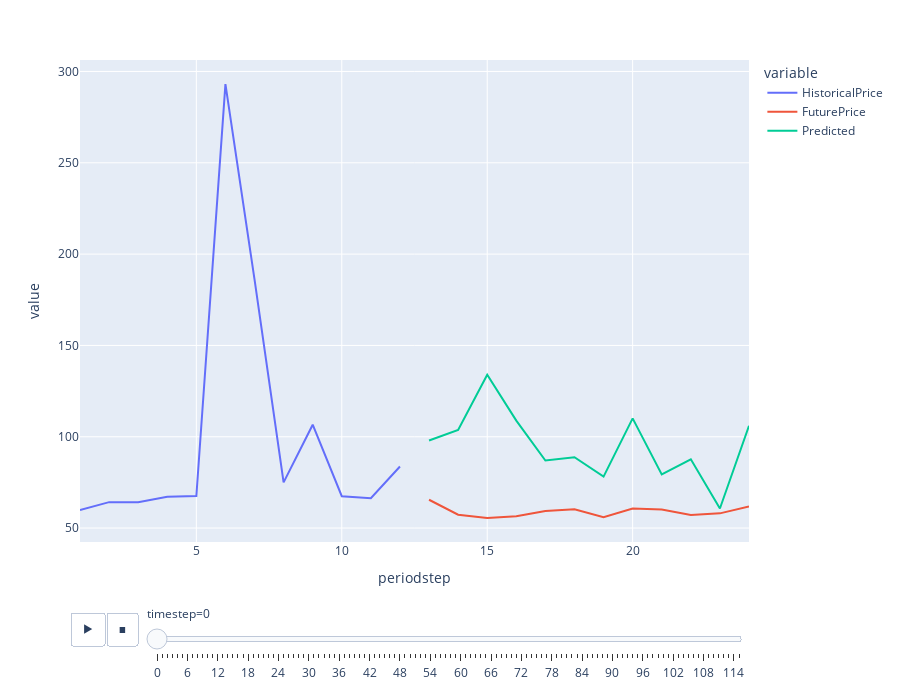

Notebook code for this chart:
### Code cell
import plotly.express as px

fig = px.line(ddf, x="periodstep", y=["HistoricalPrice", "FuturePrice", "Predicted"], animation_frame="timestep")
fig.update_layout(height=700)  
fig.layout.updatemenus[0].buttons[0].args[1]['frame']['duration'] = 2000
fig.show()

### Figure 1 — Plotly figure (JSON) as saved in the notebook; plotly's stock layout.template omitted (floating-point values rounded to 4 significant figures)
{"data": [{"hovertemplate": "variable=HistoricalPrice<br>timestep=0<br>periodstep=%{x}<br>value=%{y}<extra></extra>", "legendgroup": "HistoricalPrice", "line": {"color": "#636efa", "dash": "solid"}, "marker": {"symbol": "circle"}, "mode": "lines", "name": "HistoricalPrice", "orientation": "v", "showlegend": true, "type": "scatter", "x": [1, 2, 3, 4, 5, 6, 7, 8, 9, 10, 11, 12, 13, 14, 15, 16, 17, 18, 19, 20, 21, 22, 23, 24], "xaxis": "x", "y": [59.91, 64.2, 64.15, 67.2, 67.58, 293.1, 186.2, 75, 106.6, 67.44, 66.31, 83.71, null, null, null, null, null, null, null, null, null, null, null, null], "yaxis": "y"}, {"hovertemplate": "variable=FuturePrice<br>timestep=0<br>periodstep=%{x}<br>value=%{y}<extra></extra>", "legendgroup": "FuturePrice", "line": {"color": "#EF553B", "dash": "solid"}, "marker": {"symbol": "circle"}, "mode": "lines", "name": "FuturePrice", "orientation": "v", "showlegend": true, "type": "scatter", "x": [1, 2, 3, 4, 5, 6, 7, 8, 9, 10, 11, 12, 13, 14, 15, 16, 17, 18, 19, 20, 21, 22, 23, 24], "xaxis": "x", "y": [null, null, null, null, null, null, null, null, null, null, null, null, 65.51, 57.34, 55.57, 56.42, 59.36, 60.26, 55.97, 60.71, 60.15, 57.11, 58.05, 61.79], "yaxis": "y"}, {"hovertemplate": "variable=Predicted<br>timestep=0<br>periodstep=%{x}<br>value=%{y}<extra></extra>", "legendgroup": "Predicted", "line": {"color": "#00cc96", "dash": "solid"}, "marker": {"symbol": "circle"}, "mode": "lines", "name": "Predicted", "orientation": "v", "showlegend": true, "type": "scatter", "x": [1, 2, 3, 4, 5, 6, 7, 8, 9, 10, 11, 12, 13, 14, 15, 16, 17, 18, 19, 20, 21, 22, 23, 24], "xaxis": "x", "y": [null, null, null, null, null, null, null, null, null, null, null, null, 97.92, 103.7, 134.0, 108.9, 87.0, 88.8, 78.16, 110.1, 79.39, 87.69, 60.73, 106.0], "yaxis": "y"}], "layout": {"height": 700, "legend": {"title": {"text": "variable"}, "tracegroupgap": 0}, "margin": {"t": 60}, "sliders": [{"active": 0, "currentvalue": {"prefix": "timestep="}, "len": 0.9, "pad": {"b": 10, "t": 60}, "steps": [{"args": [["0"], {"frame": {"duration": 0, "redraw": false}, "fromcurrent": true, "mode": "immediate", "transition": {"duration": 0, "easing": "linear"}}], "label": "0", "method": "animate"}, {"args": [["1"], {"frame": {"duration": 0, "redraw": false}, "fromcurrent": true, "mode": "immediate", "transition": {"duration": 0, "easing": "linear"}}], "label": "1", "method": "animate"}, {"args": [["2"], {"frame": {"duration": 0, "redraw": false}, "fromcurrent": true, "mode": "immediate", "transition": {"duration": 0, "easing": "linear"}}], "label": "2", "method": "animate"}, {"args": [["3"], {"frame": {"duration": 0, "redraw": false}, "fromcurrent": true, "mode": "immediate", "transition": {"duration": 0, "easing": "linear"}}], "label": "3", "method": "animate"}, {"args": [["4"], {"frame": {"duration": 0, "redraw": false}, "fromcurrent": true, "mode": "immediate", "transition": {"duration": 0, "easing": "linear"}}], "label": "4", "method": "animate"}, {"args": [["5"], {"frame": {"duration": 0, "redraw": false}, "fromcurrent": true, "mode": "immediate", "transition": {"duration": 0, "easing": "linear"}}], "label": "5", "method": "animate"}, {"args": [["6"], {"frame": {"duration": 0, "redraw": false}, "fromcurrent": true, "mode": "immediate", "transition": {"duration": 0, "easing": "linear"}}], "label": "6", "method": "animate"}, {"args": [["7"], {"frame": {"duration": 0, "redraw": false}, "fromcurrent": true, "mode": "immediate", "transition": {"duration": 0, "easing": "linear"}}], "label": "7", "method": "animate"}, {"args": [["8"], {"frame": {"duration": 0, "redraw": false}, "fromcurrent": true, "mode": "immediate", "transition": {"duration": 0, "easing": "linear"}}], "label": "8", "method": "animate"}, {"args": [["9"], {"frame": {"duration": 0, "redraw": false}, "fromcurrent": true, "mode": "immediate", "transition": {"duration": 0, "easing": "linear"}}], "label": "9", "method": "animate"}, {"args": [["10"], {"frame": {"duration": 0, "redraw": false}, "fromcurrent": true, "mode": "immediate", "transition": {"duration": 0, "easing": "linear"}}], "label": "10", "method": "animate"}, {"args": [["11"], {"frame": {"duration": 0, "redraw": false}, "fromcurrent": true, "mode": "immediate", "transition": {"duration": 0, "easing": "linear"}}], "label": "11", "method": "animate"}, {"args": [["12"], {"frame": {"duration": 0, "redraw": false}, "fromcurrent": true, "mode": "immediate", "transition": {"duration": 0, "easing": "linear"}}], "label": "12", "method": "animate"}, {"args": [["13"], {"frame": {"duration": 0, "redraw": false}, "fromcurrent": true, "mode": "immediate", "transition": {"duration": 0, "easing": "linear"}}], "label": "13", "method": "animate"}, {"args": [["14"], {"frame": {"duration": 0, "redraw": false}, "fromcurrent": true, "mode": "immediate", "transition": {"duration": 0, "easing": "linear"}}], "label": "14", "method": "animate"}, {"args": [["15"], {"frame": {"duration": 0, "redraw": false}, "fromcurrent": true, "mode": "immediate", "transition": {"duration": 0, "easing": "linear"}}], "label": "15", "method": "animate"}, {"args": [["16"], {"frame": {"duration": 0, "redraw": false}, "fromcurrent": true, "mode": "immediate", "transition": {"duration": 0, "easing": "linear"}}], "label": "16", "method": "animate"}, {"args": [["17"], {"frame": {"duration": 0, "redraw": false}, "fromcurrent": true, "mode": "immediate", "transition": {"duration": 0, "easing": "linear"}}], "label": "17", "method": "animate"}, {"args": [["18"], {"frame": {"duration": 0, "redraw": false}, "fromcurrent": true, "mode": "immediate", "transition": {"duration": 0, "easing": "linear"}}], "label": "18", "method": "animate"}, {"args": [["19"], {"frame": {"duration": 0, "redraw": false}, "fromcurrent": true, "mode": "immediate", "transition": {"duration": 0, "easing": "linear"}}], "label": "19", "method": "animate"}, {"args": [["20"], {"frame": {"duration": 0, "redraw": false}, "fromcurrent": true, "mode": "immediate", "transition": {"duration": 0, "easing": "linear"}}], "label": "20", "method": "animate"}, {"args": [["21"], {"frame": {"duration": 0, "redraw": false}, "fromcurrent": true, "mode": "immediate", "transition": {"duration": 0, "easing": "linear"}}], "label": "21", "method": "animate"}, {"args": [["22"], {"frame": {"duration": 0, "redraw": false}, "fromcurrent": true, "mode": "immediate", "transition": {"duration": 0, "easing": "linear"}}], "label": "22", "method": "animate"}, {"args": [["23"], {"frame": {"duration": 0, "redraw": false}, "fromcurrent": true, "mode": "immediate", "transition": {"duration": 0, "easing": "linear"}}], "label": "23", "method": "animate"}, {"args": [["24"], {"frame": {"duration": 0, "redraw": false}, "fromcurrent": true, "mode": "immediate", "transition": {"duration": 0, "easing": "linear"}}], "label": "24", "method": "animate"}, {"args": [["25"], {"frame": {"duration": 0, "redraw": false}, "fromcurrent": true, "mode": "immediate", "transition": {"duration": 0, "easing": "linear"}}], "label": "25", "method": "animate"}, {"args": [["26"], {"frame": {"duration": 0, "redraw": false}, "fromcurrent": true, "mode": "immediate", "transition": {"duration": 0, "easing": "linear"}}], "label": "26", "method": "animate"}, {"args": [["27"], {"frame": {"duration": 0, "redraw": false}, "fromcurrent": true, "mode": "immediate", "transition": {"duration": 0, "easing": "linear"}}], "label": "27", "method": "animate"}, {"args": [["28"], {"frame": {"duration": 0, "redraw": false}, "fromcurrent": true, "mode": "immediate", "transition": {"duration": 0, "easing": "linear"}}], "label": "28", "method": "animate"}, {"args": [["29"], {"frame": {"duration": 0, "redraw": false}, "fromcurrent": true, "mode": "immediate", "transition": {"duration": 0, "easing": "linear"}}], "label": "29", "method": "animate"}, {"args": [["30"], {"frame": {"duration": 0, "redraw": false}, "fromcurrent": true, "mode": "immediate", "transition": {"duration": 0, "easing": "linear"}}], "label": "30", "method": "animate"}, {"args": [["31"], {"frame": {"duration": 0, "redraw": false}, "fromcurrent": true, "mode": "immediate", "transition": {"duration": 0, "easing": "linear"}}], "label": "31", "method": "animate"}, {"args": [["32"], {"frame": {"duration": 0, "redraw": false}, "fromcurrent": true, "mode": "immediate", "transition": {"duration": 0, "easing": "linear"}}], "label": "32", "method": "animate"}, {"args": [["33"], {"frame": {"duration": 0, "redraw": false}, "fromcurrent": true, "mode": "immediate", "transition": {"duration": 0, "easing": "linear"}}], "label": "33", "method": "animate"}, {"args": [["34"], {"frame": {"duration": 0, "redraw": false}, "fromcurrent": true, "mode": "immediate", "transition": {"duration": 0, "easing": "linear"}}], "label": "34", "method": "animate"}, {"args": [["35"], {"frame": {"duration": 0, "redraw": false}, "fromcurrent": true, "mode": "immediate", "transition": {"duration": 0, "easing": "linear"}}], "label": "35", "method": "animate"}, {"args": [["36"], {"frame": {"duration": 0, "redraw": false}, "fromcurrent": true, "mode": "immediate", "transition": {"duration": 0, "easing": "linear"}}], "label": "36", "method": "animate"}, {"args": [["37"], {"frame": {"duration": 0, "redraw": false}, "fromcurrent": true, "mode": "immediate", "transition": {"duration": 0, "easing": "linear"}}], "label": "37", "method": "animate"}, {"args": [["38"], {"frame": {"duration": 0, "redraw": false}, "fromcurrent": true, "mode": "immediate", "transition": {"duration": 0, "easing": "linear"}}], "label": "38", "method": "animate"}, {"args": [["39"], {"frame": {"duration": 0, "redraw": false}, "fromcurrent": true, "mode": "immediate", "transition": {"duration": 0, "easing": "linear"}}], "label": "39", "method": "animate"}, {"args": [["40"], {"frame": {"duration": 0, "redraw": false}, "fromcurrent": true, "mode": "immediate", "transition": {"duration": 0, "easing": "linear"}}], "label": "40", "method": "animate"}, {"args": [["41"], {"frame": {"duration": 0, "redraw": false}, "fromcurrent": true, "mode": "immediate", "transition": {"duration": 0, "easing": "linear"}}], "label": "41", "method": "animate"}, {"args": [["42"], {"frame": {"duration": 0, "redraw": false}, "fromcurrent": true, "mode": "immediate", "transition": {"duration": 0, "easing": "linear"}}], "label": "42", "method": "animate"}, {"args": [["43"], {"frame": {"duration": 0, "redraw": false}, "fromcurrent": true, "mode": "immediate", "transition": {"duration": 0, "easing": "linear"}}], "label": "43", "method": "animate"}, {"args": [["44"], {"frame": {"duration": 0, "redraw": false}, "fromcurrent": true, "mode": "immediate", "transition": {"duration": 0, "easing": "linear"}}], "label": "44", "method": "animate"}, {"args": [["45"], {"frame": {"duration": 0, "redraw": false}, "fromcurrent": true, "mode": "immediate", "transition": {"duration": 0, "easing": "linear"}}], "label": "45", "method": "animate"}, {"args": [["46"], {"frame": {"duration": 0, "redraw": false}, "fromcurrent": true, "mode": "immediate", "transition": {"duration": 0, "easing": "linear"}}], "label": "46", "method": "animate"}, {"args": [["47"], {"frame": {"duration": 0, "redraw": false}, "fromcurrent": true, "mode": "immediate", "transition": {"duration": 0, "easing": "linear"}}], "label": "47", "method": "animate"}, {"args": [["48"], {"frame": {"duration": 0, "redraw": false}, "fromcurrent": true, "mode": "immediate", "transition": {"duration": 0, "easing": "linear"}}], "label": "48", "method": "animate"}, {"args": [["49"], {"frame": {"duration": 0, "redraw": false}, "fromcurrent": true, "mode": "immediate", "transition": {"duration": 0, "easing": "linear"}}], "label": "49", "method": "animate"}, {"args": [["50"], {"frame": {"duration": 0, "redraw": false}, "fromcurrent": true, "mode": "immediate", "transition": {"duration": 0, "easing": "linear"}}], "label": "50", "method": "animate"}, {"args": [["51"], {"frame": {"duration": 0, "redraw": false}, "fromcurrent": true, "mode": "immediate", "transition": {"duration": 0, "easing": "linear"}}], "label": "51", "method": "animate"}, {"args": [["52"], {"frame": {"duration": 0, "redraw": false}, "fromcurrent": true, "mode": "immediate", "transition": {"duration": 0, "easing": "linear"}}], "label": "52", "method": "animate"}, {"args": [["53"], {"frame": {"duration": 0, "redraw": false}, "fromcurrent": true, "mode": "immediate", "transition": {"duration": 0, "easing": "linear"}}], "label": "53", "method": "animate"}, {"args": [["54"], {"frame": {"duration": 0, "redraw": false}, "fromcurrent": true, "mode": "immediate", "transition": {"duration": 0, "easing": "linear"}}], "label": "54", "method": "animate"}, {"args": [["55"], {"frame": {"duration": 0, "redraw": false}, "fromcurrent": true, "mode": "immediate", "transition": {"duration": 0, "easing": "linear"}}], "label": "55", "method": "animate"}, {"args": [["56"], {"frame": {"duration": 0, "redraw": false}, "fromcurrent": true, "mode": "immediate", "transition": {"duration": 0, "easing": "linear"}}], "label": "56", "method": "animate"}, {"args": [["57"], {"frame": {"duration": 0, "redraw": false}, "fromcurrent": true, "mode": "immediate", "transition": {"duration": 0, "easing": "linear"}}], "label": "57", "method": "animate"}, {"args": [["58"], {"frame": {"duration": 0, "redraw": false}, "fromcurrent": true, "mode": "immediate", "transition": {"duration": 0, "easing": "linear"}}], "label": "58", "method": "animate"}, {"args": [["59"], {"frame": {"duration": 0, "redraw": false}, "fromcurrent": true, "mode": "immediate", "transition": {"duration": 0, "easing": "linear"}}], "label": "59", "method": "animate"}, {"args": [["60"], {"frame": {"duration": 0, "redraw": false}, "fromcurrent": true, "mode": "immediate", "transition": {"duration": 0, "easing": "linear"}}], "label": "60", "method": "animate"}, {"args": [["61"], {"frame": {"duration": 0, "redraw": false}, "fromcurrent": true, "mode": "immediate", "transition": {"duration": 0, "easing": "linear"}}], "label": "61", "method": "animate"}, {"args": [["62"], {"frame": {"duration": 0, "redraw": false}, "fromcurrent": true, "mode": "immediate", "transition": {"duration": 0, "easing": "linear"}}], "label": "62", "method": "animate"}, {"args": [["63"], {"frame": {"duration": 0, "redraw": false}, "fromcurrent": true, "mode": "immediate", "transition": {"duration": 0, "easing": "linear"}}], "label": "63", "method": "animate"}, {"args": [["64"], {"frame": {"duration": 0, "redraw": false}, "fromcurrent": true, "mode": "immediate", "transition": {"duration": 0, "easing": "linear"}}], "label": "64", "method": "animate"}, {"args": [["65"], {"frame": {"duration": 0, "redraw": false}, "fromcurrent": true, "mode": "immediate", "transition": {"duration": 0, "easing": "linear"}}], "label": "65", "method": "animate"}, {"args": [["66"], {"frame": {"duration": 0, "redraw": false}, "fromcurrent": true, "mode": "immediate", "transition": {"duration": 0, "easing": "linear"}}], "label": "66", "method": "animate"}, {"args": [["67"], {"frame": {"duration": 0, "redraw": false}, "fromcurrent": true, "mode": "immediate", "transition": {"duration": 0, "easing": "linear"}}], "label": "67", "method": "animate"}, {"args": [["68"], {"frame": {"duration": 0, "redraw": false}, "fromcurrent": true, "mode": "immediate", "transition": {"duration": 0, "easing": "linear"}}], "label": "68", "method": "animate"}, {"args": [["69"], {"frame": {"duration": 0, "redraw": false}, "fromcurrent": true, "mode": "immediate", "transition": {"duration": 0, "easing": "linear"}}], "label": "69", "method": "animate"}, {"args": [["70"], {"frame": {"duration": 0, "redraw": false}, "fromcurrent": true, "mode": "immediate", "transition": {"duration": 0, "easing": "linear"}}], "label": "70", "method": "animate"}, {"args": [["71"], {"frame": {"duration": 0, "redraw": false}, "fromcurrent": true, "mode": "immediate", "transition": {"duration": 0, "easing": "linear"}}], "label": "71", "method": "animate"}, {"args": [["72"], {"frame": {"duration": 0, "redraw": false}, "fromcurrent": true, "mode": "immediate", "transition": {"duration": 0, "easing": "linear"}}], "label": "72", "method": "animate"}, {"args": [["73"], {"frame": {"duration": 0, "redraw": false}, "fromcurrent": true, "mode": "immediate", "transition": {"duration": 0, "easing": "linear"}}], "label": "73", "method": "animate"}, {"args": [["74"], {"frame": {"duration": 0, "redraw": false}, "fromcurrent": true, "mode": "immediate", "transition": {"duration": 0, "easing": "linear"}}], "label": "74", "method": "animate"}, {"args": [["75"], {"frame": {"duration": 0, "redraw": false}, "fromcurrent": true, "mode": "immediate", "transition": {"duration": 0, "easing": "linear"}}], "label": "75", "method": "animate"}, {"args": [["76"], {"frame": {"duration": 0, "redraw": false}, "fromcurrent": true, "mode": "immediate", "transition": {"duration": 0, "easing": "linear"}}], "label": "76", "method": "animate"}, {"args": [["77"], {"frame": {"duration": 0, "redraw": false}, "fromcurrent": true, "mode": "immediate", "transition": {"duration": 0, "easing": "linear"}}], "label": "77", "method": "animate"}, {"args": [["78"], {"frame": {"duration": 0, "redraw": false}, "fromcurrent": true, "mode": "immediate", "transition": {"duration": 0, "easing": "linear"}}], "label": "78", "method": "animate"}, {"args": [["79"], {"frame": {"duration": 0, "redraw": false}, "fromcurrent": true, "mode": "immediate", "transition": {"duration": 0, "easing": "linear"}}], "label": "79", "method": "animate"}, {"args": [["80"], {"frame": {"duration": 0, "redraw": false}, "fromcurrent": true, "mode": "immediate", "transition": {"duration": 0, "easing": "linear"}}], "label": "80", "method": "animate"}, {"args": [["81"], {"frame": {"duration": 0, "redraw": false}, "fromcurrent": true, "mode": "immediate", "transition": {"duration": 0, "easing": "linear"}}], "label": "81", "method": "animate"}, {"args": [["82"], {"frame": {"duration": 0, "redraw": false}, "fromcurrent": true, "mode": "immediate", "transition": {"duration": 0, "easing": "linear"}}], "label": "82", "method": "animate"}, {"args": [["83"], {"frame": {"duration": 0, "redraw": false}, "fromcurrent": true, "mode": "immediate", "transition": {"duration": 0, "easing": "linear"}}], "label": "83", "method": "animate"}, {"args": [["84"], {"frame": {"duration": 0, "redraw": false}, "fromcurrent": true, "mode": "immediate", "transition": {"duration": 0, "easing": "linear"}}], "label": "84", "method": "animate"}, {"args": [["85"], {"frame": {"duration": 0, "redraw": false}, "fromcurrent": true, "mode": "immediate", "transition": {"duration": 0, "easing": "linear"}}], "label": "85", "method": "animate"}, {"args": [["86"], {"frame": {"duration": 0, "redraw": false}, "fromcurrent": true, "mode": "immediate", "transition": {"duration": 0, "easing": "linear"}}], "label": "86", "method": "animate"}, {"args": [["87"], {"frame": {"duration": 0, "redraw": false}, "fromcurrent": true, "mode": "immediate", "transition": {"duration": 0, "easing": "linear"}}], "label": "87", "method": "animate"}, {"args": [["88"], {"frame": {"duration": 0, "redraw": false}, "fromcurrent": true, "mode": "immediate", "transition": {"duration": 0, "easing": "linear"}}], "label": "88", "method": "animate"}, {"args": [["89"], {"frame": {"duration": 0, "redraw": false}, "fromcurrent": true, "mode": "immediate", "transition": {"duration": 0, "easing": "linear"}}], "label": "89", "method": "animate"}, {"args": [["90"], {"frame": {"duration": 0, "redraw": false}, "fromcurrent": true, "mode": "immediate", "transition": {"duration": 0, "easing": "linear"}}], "label": "90", "method": "animate"}, {"args": [["91"], {"frame": {"duration": 0, "redraw": false}, "fromcurrent": true, "mode": "immediate", "transition": {"duration": 0, "easing": "linear"}}], "label": "91", "method": "animate"}, {"args": [["92"], {"frame": {"duration": 0, "redraw": false}, "fromcurrent": true, "mode": "immediate", "transition": {"duration": 0, "easing": "linear"}}], "label": "92", "method": "animate"}, {"args": [["93"], {"frame": {"duration": 0, "redraw": false}, "fromcurrent": true, "mode": "immediate", "transition": {"duration": 0, "easing": "linear"}}], "label": "93", "method": "animate"}, {"args": [["94"], {"frame": {"duration": 0, "redraw": false}, "fromcurrent": true, "mode": "immediate", "transition": {"duration": 0, "easing": "linear"}}], "label": "94", "method": "animate"}, {"args": [["95"], {"frame": {"duration": 0, "redraw": false}, "fromcurrent": true, "mode": "immediate", "transition": {"duration": 0, "easing": "linear"}}], "label": "95", "method": "animate"}, {"args": [["96"], {"frame": {"duration": 0, "redraw": false}, "fromcurrent": true, "mode": "immediate", "transition": {"duration": 0, "easing": "linear"}}], "label": "96", "method": "animate"}, {"args": [["97"], {"frame": {"duration": 0, "redraw": false}, "fromcurrent": true, "mode": "immediate", "transition": {"duration": 0, "easing": "linear"}}], "label": "97", "method": "animate"}, {"args": [["98"], {"frame": {"duration": 0, "redraw": false}, "fromcurrent": true, "mode": "immediate", "transition": {"duration": 0, "easing": "linear"}}], "label": "98", "method": "animate"}, {"args": [["99"], {"frame": {"duration": 0, "redraw": false}, "fromcurrent": true, "mode": "immediate", "transition": {"duration": 0, "easing": "linear"}}], "label": "99", "method": "animate"}, {"args": [["100"], {"frame": {"duration": 0, "redraw": false}, "fromcurrent": true, "mode": "immediate", "transition": {"duration": 0, "easing": "linear"}}], "label": "100", "method": "animate"}, {"args": [["101"], {"frame": {"duration": 0, "redraw": false}, "fromcurrent": true, "mode": "immediate", "transition": {"duration": 0, "easing": "linear"}}], "label": "101", "method": "animate"}, {"args": [["102"], {"frame": {"duration": 0, "redraw": false}, "fromcurrent": true, "mode": "immediate", "transition": {"duration": 0, "easing": "linear"}}], "label": "102", "method": "animate"}, {"args": [["103"], {"frame": {"duration": 0, "redraw": false}, "fromcurrent": true, "mode": "immediate", "transition": {"duration": 0, "easing": "linear"}}], "label": "103", "method": "animate"}, {"args": [["104"], {"frame": {"duration": 0, "redraw": false}, "fromcurrent": true, "mode": "immediate", "transition": {"duration": 0, "easing": "linear"}}], "label": "104", "method": "animate"}, {"args": [["105"], {"frame": {"duration": 0, "redraw": false}, "fromcurrent": true, "mode": "immediate", "transition": {"duration": 0, "easing": "linear"}}], "label": "105", "method": "animate"}, {"args": [["106"], {"frame": {"duration": 0, "redraw": false}, "fromcurrent": true, "mode": "immediate", "transition": {"duration": 0, "easing": "linear"}}], "label": "106", "method": "animate"}, {"args": [["107"], {"frame": {"duration": 0, "redraw": false}, "fromcurrent": true, "mode": "immediate", "transition": {"duration": 0, "easing": "linear"}}], "label": "107", "method": "animate"}, {"args": [["108"], {"frame": {"duration": 0, "redraw": false}, "fromcurrent": true, "mode": "immediate", "transition": {"duration": 0, "easing": "linear"}}], "label": "108", "method": "animate"}, {"args": [["109"], {"frame": {"duration": 0, "redraw": false}, "fromcurrent": true, "mode": "immediate", "transition": {"duration": 0, "easing": "linear"}}], "label": "109", "method": "animate"}, {"args": [["110"], {"frame": {"duration": 0, "redraw": false}, "fromcurrent": true, "mode": "immediate", "transition": {"duration": 0, "easing": "linear"}}], "label": "110", "method": "animate"}, {"args": [["111"], {"frame": {"duration": 0, "redraw": false}, "fromcurrent": true, "mode": "immediate", "transition": {"duration": 0, "easing": "linear"}}], "label": "111", "method": "animate"}, {"args": [["112"], {"frame": {"duration": 0, "redraw": false}, "fromcurrent": true, "mode": "immediate", "transition": {"duration": 0, "easing": "linear"}}], "label": "112", "method": "animate"}, {"args": [["113"], {"frame": {"duration": 0, "redraw": false}, "fromcurrent": true, "mode": "immediate", "transition": {"duration": 0, "easing": "linear"}}], "label": "113", "method": "animate"}, {"args": [["114"], {"frame": {"duration": 0, "redraw": false}, "fromcurrent": true, "mode": "immediate", "transition": {"duration": 0, "easing": "linear"}}], "label": "114", "method": "animate"}, {"args": [["115"], {"frame": {"duration": 0, "redraw": false}, "fromcurrent": true, "mode": "immediate", "transition": {"duration": 0, "easing": "linear"}}], "label": "115", "method": "animate"}], "x": 0.1, "xanchor": "left", "y": 0, "yanchor": "top"}], "updatemenus": [{"buttons": [{"args": [null, {"frame": {"duration": 2000, "redraw": false}, "fromcurrent": true, "mode": "immediate", "transition": {"duration": 500, "easing": "linear"}}], "label": "&#9654;", "method": "animate"}, {"args": [[null], {"frame": {"duration": 0, "redraw": false}, "fromcurrent": true, "mode": "immediate", "transition": {"duration": 0, "easing": "linear"}}], "label": "&#9724;", "method": "animate"}], "direction": "left", "pad": {"r": 10, "t": 70}, "showactive": false, "type": "buttons", "x": 0.1, "xanchor": "right", "y": 0, "yanchor": "top"}], "xaxis": {"anchor": "y", "domain": [0, 1], "title": {"text": "periodstep"}}, "yaxis": {"anchor": "x", "domain": [0, 1], "title": {"text": "value"}}}}
